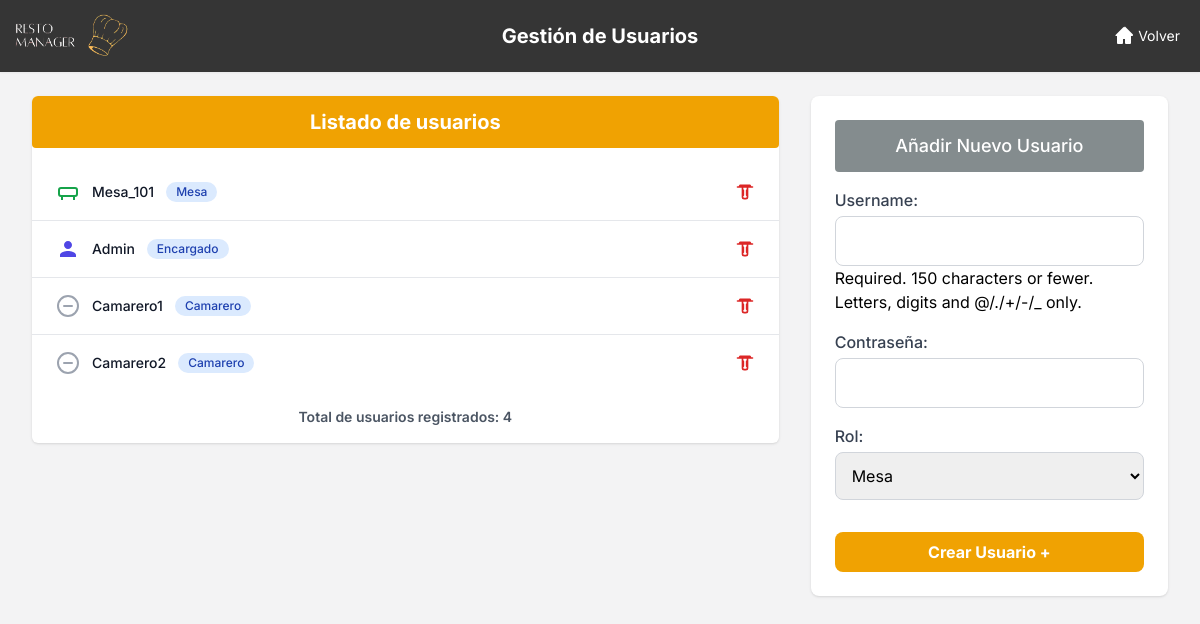
The page /dashboard/usuarios/ (signed in) on the database as committed earlier.
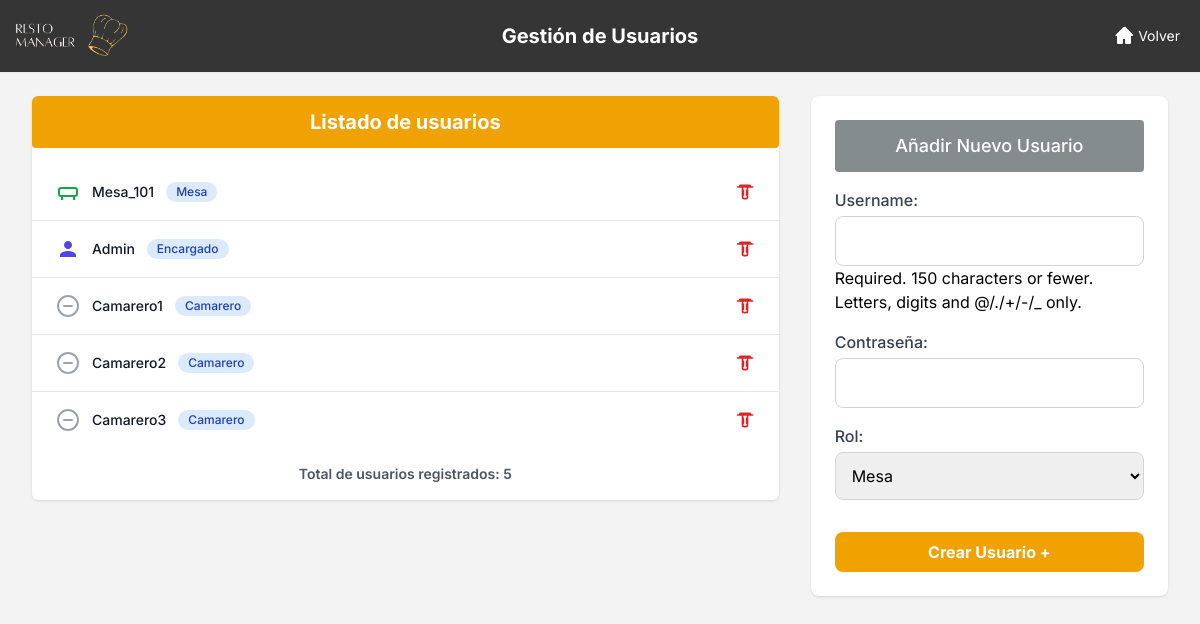
The same page on the database as committed later.
### restaurante_app/models.py (models this page shows, shortened)
class Usuario(AbstractUser):
    first_name = None
    last_name = None
    ROL_CHOICES = (('MESA', 'Mesa'), ('ENCARGADO', 'Encargado'), ('CAMARERO', 'Camarero'))
    rol = models.CharField(max_length=10, choices=ROL_CHOICES, default='MESA')
    codigo_secreto_camarero = models.CharField(max_length=10, blank=True, null=True, unique=True, help_text="Código secreto para camareros (4 dígitos)")
    objects = UsuarioManager()

### restaurante_app/views.py (the view)
# urls.py: path('dashboard/usuarios/', views.gestion_usuarios_view, name='gestion_usuarios'),
@login_required
def gestion_usuarios_view(request):
    if request.user.rol != 'ENCARGADO':
        return redirect('index')
    if request.method == 'POST':
        form = UsuarioCreationForm(request.POST)
        if form.is_valid():
            form.save()
            messages.success(request, '¡Usuario creado exitosamente!')
            return redirect('gestion_usuarios')
    else:
        form = UsuarioCreationForm()
    usuarios = Usuario.objects.exclude(id=request.user.id)
    context = {
        'usuarios': usuarios,
        'form': form,
    }
    return render(request, 'app/gestion_usuarios.html', context)

### restaurante_app/forms.py (shortened to what this page needs)
class UsuarioCreationForm(forms.ModelForm):
    password = forms.CharField(widget=forms.PasswordInput, label="Contraseña")
    class Meta:
        model = Usuario
        fields = ('username', 'password', 'rol')

### templates/app/gestion_usuarios.html (shortened to what the changed rows need)
{% load static %}
<!DOCTYPE html>
<html lang="es">
<head>
    <script src="https://cdn.tailwindcss.com"></script>
</head>
<body class="bg-grisClaro">
    <header class="bg-[#353535] shadow-sm relative">
        <div class="w-full mx-auto py-2 px-0 flex items-center justify-between relative">
            <h1 class="absolute left-1/2 transform -translate-x-1/2 text-xl font-bold text-white">
                Gestión de Usuarios
            </h1>
        </div>
    </header>
    <main class="max-w-7xl mx-auto py-6 sm:px-6 lg:px-8 grid grid-cols-1 lg:grid-cols-3 gap-8">
        <div class="lg:col-span-2">
            <div class="bg-white shadow overflow-hidden rounded-md">
                <h1 class="text-center font-bold text-xl mb-4 p-3 rounded" style="background-color: #F0A202; color: white;">
                    Listado de usuarios
                </h1>
                <ul role="list" class="divide-y divide-gray-200">
                    {% for usuario in usuarios %}
                    <li class="px-6 py-4">
                        <div class="flex items-center justify-between">
                            <div class="flex items-center space-x-3">
                                {% if usuario.get_rol_display == "Encargado" %}
                                    <svg xmlns="http://www.w3.org/2000/svg" class="h-6 w-6 text-indigo-600" fill="currentColor" viewBox="0 0 24 24">
                                        <path d="M12 12c2.21 0 4-1.79 4-4s-1.79-4-4-4-4 1.79-4 4 1.79 4 4 4zm0 2c-2.67 0-8 1.34-8 4v2h16v-2c0-2.66-5.33-4-8-4z"/>
                                    </svg>
                                {% elif usuario.get_rol_display == "Mesa" %}
                                    <svg xmlns="http://www.w3.org/2000/svg" class="h-6 w-6 text-green-600" fill="none" viewBox="0 0 24 24" stroke="currentColor">
                                        <rect x="3" y="8" width="18" height="8" stroke="currentColor" stroke-width="2" rx="2" ry="2" />
                                        <line x1="6" y1="16" x2="6" y2="20" stroke="currentColor" stroke-width="2" />
                                        <line x1="18" y1="16" x2="18" y2="20" stroke="currentColor" stroke-width="2" />
                                    </svg>
                                {% else %}
                                    <svg xmlns="http://www.w3.org/2000/svg" class="h-6 w-6 text-gray-400" fill="none" viewBox="0 0 24 24" stroke="currentColor">
                                        <circle cx="12" cy="12" r="10" stroke-width="2" />
                                        <path stroke-linecap="round" stroke-linejoin="round" stroke-width="2" d="M8 12h8" />
                                    </svg>
                                {% endif %}
                                <span class="text-sm font-medium text-gray-900">{{ usuario.username }}</span>
                                <span class="ml-3 inline-flex items-center px-2.5 py-0.5 rounded-full text-xs font-medium bg-blue-100 text-blue-800">
                                    {{ usuario.get_rol_display }}
                                </span>
                            </div>
                            <div>
                            <form action="{% url 'eliminar_usuario' user_id=usuario.id %}" method="post" class="inline eliminar-form">
                            <button type="button" class="text-red-600 hover:text-red-900 flex items-center space-x-1 btn-eliminar">
                                <svg xmlns="http://www.w3.org/2000/svg" class="h-5 w-5" fill="none" viewBox="0 0 24 24" stroke="currentColor" stroke-width="2">
                                <path stroke-linecap="round" stroke-linejoin="round" d="M3 6h18M9 6v12a2 2 0 002 2h2a2 2 0 002-2V6M10 10v6M14 10v6M5 6l1-2h12l1 2" />
                                </svg>
                            </button>
                            </form>
                            </div>
                        </div>
                    </li>
                    {% empty %}
                    <li class="px-6 py-4 text-center text-gray-500">No hay otros usuarios registrados.</li>
                    {% endfor %}
                </ul>
                <div class="p-4 text-center text-sm text-gray-600 font-semibold">
                    Total de usuarios registrados: {{ usuarios|length }}
                </div>
            </div>
        </div>
        <div class="lg:col-span-1">
            <div class="bg-white shadow rounded-lg p-6">
                <h2 class="text-lg font-medium text-white mb-4 text-center p-3 rounded" style="background-color: #848C8E;">
                    Añadir Nuevo Usuario
                </h2>
            </div>
        </div>
    </main>
</body>
</html>

Rows that differ between the two databases and show on the page:
added Usuario: username "Camarero3", rol "Camarero"
Other text that changed with them:
{{ usuarios|length }}: "4" → "5"
